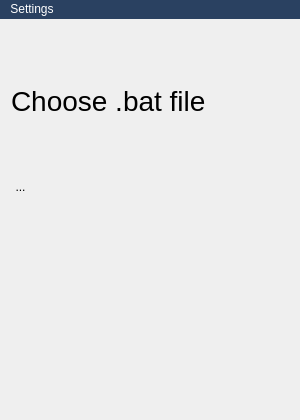
<?xml version="1.0" encoding="UTF-8"?>
<ui version="4.0">
 <class>BatActivatorClass</class>
 <widget class="QMainWindow" name="BatActivatorClass">
  <property name="geometry">
   <rect>
    <x>0</x>
    <y>0</y>
    <width>300</width>
    <height>420</height>
   </rect>
  </property>
  <property name="sizePolicy">
   <sizepolicy hsizetype="Fixed" vsizetype="Fixed">
    <horstretch>0</horstretch>
    <verstretch>0</verstretch>
   </sizepolicy>
  </property>
  <property name="windowTitle">
   <string>Bat Launcher</string>
  </property>
  <property name="styleSheet">
   <string notr="true">#centralWidget {
  background-image: url(:/BatActivator/Images/Bg.png)
}

#menuBar {
	background-color: rgb(42, 65, 97);
	color: white;
}

#menuBar::item:selected {
	color: black;
}</string>
  </property>
  <widget class="QWidget" name="centralWidget">
   <layout class="QVBoxLayout" name="verticalLayout" stretch="2,0,3">
    <item alignment="|Qt::AlignmentFlag::AlignVCenter">
     <widget class="QLabel" name="info">
      <property name="font">
       <font>
        <pointsize>21</pointsize>
       </font>
      </property>
      <property name="text">
       <string>Choose .bat file</string>
      </property>
     </widget>
    </item>
    <item alignment="|Qt::AlignmentFlag::AlignVCenter">
     <widget class="QToolButton" name="toggler">
      <property name="styleSheet">
       <string notr="true">#toggler {
background-color: none;
border: none;
color: none;
	outline-style: none;
}

#toggler::hover {
	border: 6px solid rgb(235, 246, 255);
	border-radius: 100%;

}</string>
      </property>
      <property name="text">
       <string>...</string>
      </property>
      <property name="icon">
       <iconset resource="batactivator.qrc">
        <normaloff>:/BatActivator/Images/Button.png</normaloff>:/BatActivator/Images/Button.png</iconset>
      </property>
      <property name="iconSize">
       <size>
        <width>200</width>
        <height>200</height>
       </size>
      </property>
     </widget>
    </item>
    <item>
     <spacer name="verticalSpacer">
      <property name="orientation">
       <enum>Qt::Orientation::Vertical</enum>
      </property>
      <property name="sizeHint" stdset="0">
       <size>
        <width>20</width>
        <height>40</height>
       </size>
      </property>
     </spacer>
    </item>
   </layout>
  </widget>
  <widget class="QMenuBar" name="menuBar">
   <property name="geometry">
    <rect>
     <x>0</x>
     <y>0</y>
     <width>300</width>
     <height>21</height>
    </rect>
   </property>
   <widget class="QMenu" name="menuFile">
    <property name="title">
     <string>Settings</string>
    </property>
    <widget class="QMenu" name="menuAutorun">
     <property name="title">
      <string>Autostart</string>
     </property>
     <addaction name="autostartToggler"/>
     <addaction name="autoTurnOn"/>
    </widget>
    <addaction name="chooseBat"/>
    <addaction name="menuAutorun"/>
   </widget>
   <addaction name="menuFile"/>
  </widget>
  <action name="chooseBat">
   <property name="text">
    <string>Choose bat</string>
   </property>
  </action>
  <action name="autostartToggler">
   <property name="checkable">
    <bool>true</bool>
   </property>
   <property name="text">
    <string>Autostart</string>
   </property>
  </action>
  <action name="autoTurnOn">
   <property name="checkable">
    <bool>true</bool>
   </property>
   <property name="enabled">
    <bool>true</bool>
   </property>
   <property name="text">
    <string>Auto turn on</string>
   </property>
  </action>
 </widget>
 <layoutdefault spacing="6" margin="11"/>
 <resources>
  <include location="batactivator.qrc"/>
 </resources>
 <connections/>
</ui>
